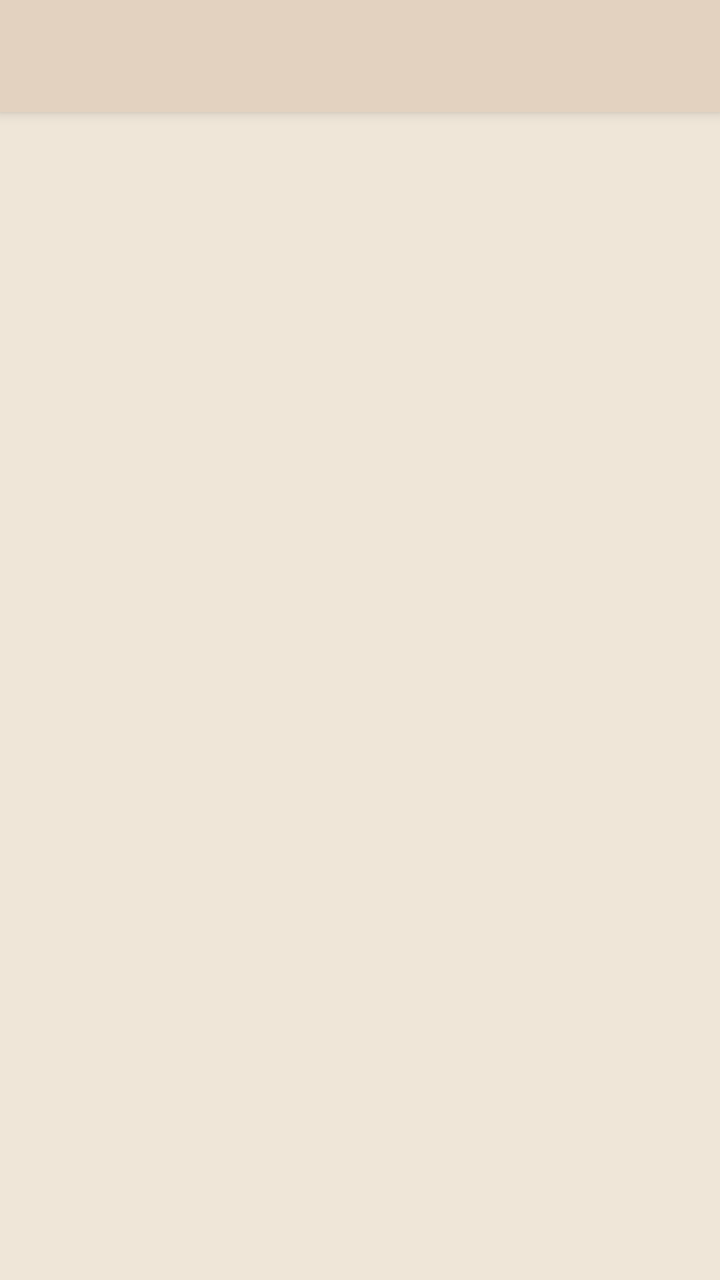
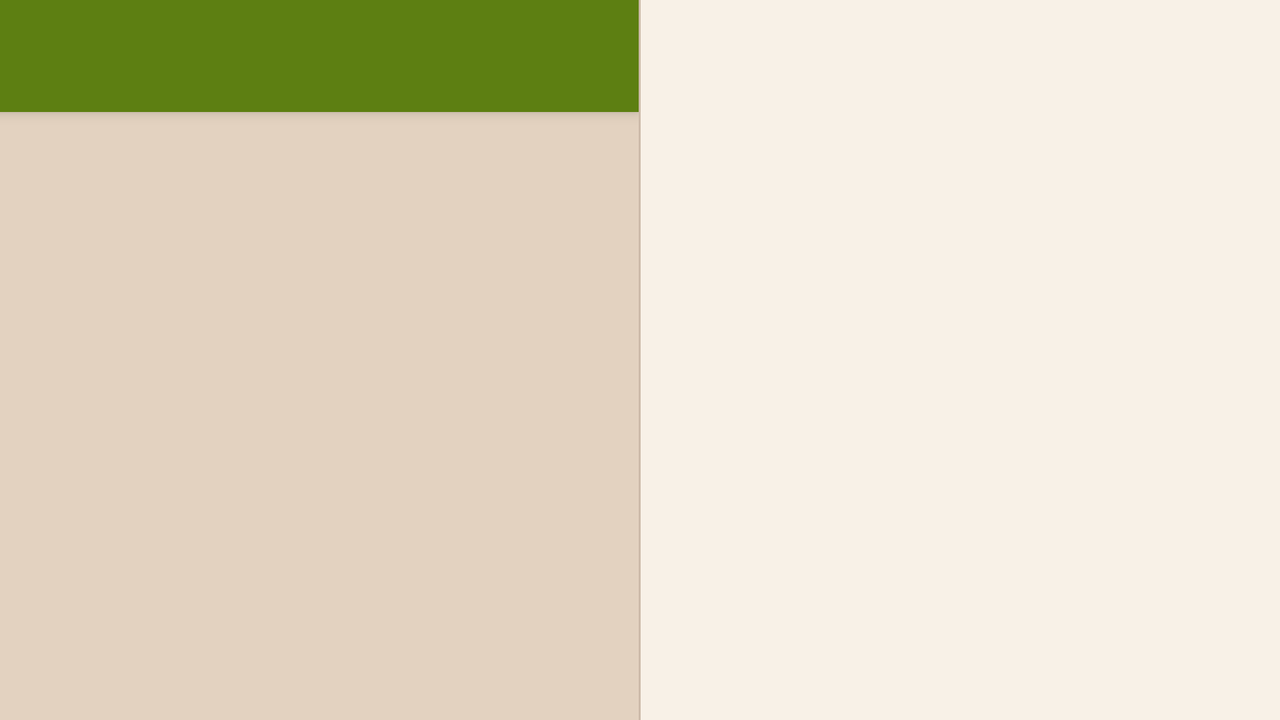

The same Android screen from two of the app's own layout files: first res/layout/ as a phone draws it, then the repository's variant for another configuration, drawn on a device whose configuration selects that folder. Both files follow.
<!-- AndroidManifest.xml: application theme Theme.TheSpice -->
<!-- res/layout/activity_bar_detail.xml -->
<?xml version="1.0" encoding="utf-8"?>
<androidx.coordinatorlayout.widget.CoordinatorLayout
    xmlns:android="http://schemas.android.com/apk/res/android"
    xmlns:app="http://schemas.android.com/apk/res-auto"
    android:layout_width="match_parent"
    android:layout_height="match_parent"
    android:background="@color/colorBackground"
    android:fitsSystemWindows="true">

    <com.google.android.material.appbar.AppBarLayout
        android:id="@+id/appbar_detail"
        android:layout_width="match_parent"
        android:layout_height="wrap_content"
        android:theme="@style/ThemeOverlay.TheSpice.Toolbar">

        <androidx.appcompat.widget.Toolbar
            android:id="@+id/toolbar_detail"
            android:layout_width="match_parent"
            android:layout_height="?attr/actionBarSize"
            android:background="@color/colorSurfaceSoft"
            app:titleTextAppearance="@style/TextAppearance.TheSpice.ToolbarTitle"
            app:titleTextColor="@color/colorTextPrimary"
            app:navigationIconTint="@color/colorTextPrimary"
            app:popupTheme="@style/ThemeOverlay.TheSpice.Popup" />

    </com.google.android.material.appbar.AppBarLayout>

    <FrameLayout
        android:id="@+id/fragment_container_detail"
        android:layout_width="match_parent"
        android:layout_height="match_parent"
        android:background="@color/colorBackground"
        app:layout_behavior="@string/appbar_scrolling_view_behavior" />

</androidx.coordinatorlayout.widget.CoordinatorLayout>
<!-- resources referenced by this layout -->
<resources>
  <color name="colorBackground">#EFE6D8</color>
  <color name="colorSurfaceSoft">#E3D2C0</color>
  <color name="colorTextPrimary">#4A3126</color>
  <style name="TextAppearance.TheSpice.ToolbarTitle" parent="TextAppearance.Widget.AppCompat.Toolbar.Title">
          <item name="android:textSize">24sp</item>
          <item name="android:textStyle">bold</item>
          <item name="android:textColor">?attr/colorOnSurface</item>
      </style>
  <style name="ThemeOverlay.TheSpice.Popup" parent="ThemeOverlay.AppCompat">
          <item name="android:colorBackground">@color/colorPopupBackground</item>
          <item name="android:popupBackground">@color/colorPopupBackground</item>
          <item name="android:textColorPrimary">@color/colorPopupText</item>
          <item name="android:textColorSecondary">@color/colorPopupText</item>
          <item name="colorControlNormal">@color/colorPopupText</item>
      </style>
  <style name="ThemeOverlay.TheSpice.Toolbar" parent="ThemeOverlay.MaterialComponents.ActionBar">
          <item name="colorControlNormal">@color/colorTextPrimary</item>
          <item name="android:textColorPrimary">@color/colorTextPrimary</item>
          <item name="android:textColorSecondary">@color/colorTextSecondary</item>
      </style>
  <style name="Theme.TheSpice" parent="Theme.MaterialComponents.DayNight.NoActionBar">
  
          
          <item name="colorPrimary">@color/colorPrimary</item>
          <item name="colorPrimaryVariant">@color/colorPrimaryDark</item>
          <item name="colorSecondary">@color/colorSecondary</item>
          <item name="colorAccent">@color/colorSecondaryGlow</item>
  
          
          <item name="android:windowBackground">@color/colorBackground</item>
  
          
          <item name="android:statusBarColor">@color/colorBackground</item>
          <item name="android:navigationBarColor">@color/colorBackground</item>
          <item name="android:windowLightStatusBar">false</item>
          <item name="android:windowLightNavigationBar">false</item>
  
          <item name="popupMenuStyle">@style/Widget.TheSpice.PopupMenu</item>
          <item name="android:popupMenuStyle">@style/Widget.TheSpice.PopupMenu</item>
          <item name="actionOverflowMenuStyle">@style/Widget.TheSpice.PopupMenu</item>
  
  
  
          
          <item name="android:textColorPrimary">@color/colorTextPrimary</item>
          <item name="android:textColorSecondary">@color/colorTextSecondary</item>
  
          
          <item name="android:fontFamily">sans</item>
  
          
          <item name="colorSurface">@color/colorSurface</item>
          <item name="colorSurfaceVariant">@color/colorSurfaceSoft</item>
          <item name="colorOnSurface">@color/colorTextPrimary</item>
          <item name="colorOnSurfaceVariant">@color/colorTextSecondary</item>
          <item name="colorOnPrimary">@color/colorBackground</item>
          <item name="colorOnSecondary">@color/colorTextPrimary</item>
          <item name="colorOnError">@color/colorBackground</item>
          <item name="colorOutline">@color/colorDivider</item>
  
      </style>
  <color name="colorPopupBackground">#EADBCB</color>
  <color name="colorPopupText">#4A3126</color>
  <color name="colorTextSecondary">#7A665A</color>
  <color name="colorPrimary">#5D7F12</color>
  <color name="colorPrimaryDark">#2F4308</color>
  <color name="colorSecondary">#C85A22</color>
  <color name="colorSecondaryGlow">#E4772B</color>
  <style name="Widget.TheSpice.PopupMenu" parent="Widget.AppCompat.PopupMenu">
          <item name="android:popupBackground">@color/colorPopupBackground</item>
          <item name="android:itemTextAppearance">@style/TextAppearance.TheSpice.PopupMenu</item>
      </style>
  <color name="colorSurface">#F8F1E7</color>
  <color name="colorDivider">#CDBBAA</color>
  <style name="TextAppearance.TheSpice.PopupMenu" parent="TextAppearance.AppCompat.Widget.PopupMenu.Large">
          <item name="android:textColor">@color/colorPopupText</item>
      </style>
</resources>
<!-- res/layout-land/activity_bar_detail.xml (the repository's variant of the layout above) -->
<!-- drawn on the phone turned sideways -->
<?xml version="1.0" encoding="utf-8"?>
<LinearLayout
    xmlns:android="http://schemas.android.com/apk/res/android"
    xmlns:app="http://schemas.android.com/apk/res-auto"
    android:layout_width="match_parent"
    android:layout_height="match_parent"
    android:orientation="horizontal">

    <androidx.coordinatorlayout.widget.CoordinatorLayout
        android:layout_width="0dp"
        android:layout_height="match_parent"
        android:layout_weight="1">

        <com.google.android.material.appbar.AppBarLayout
            android:id="@+id/appbar_detail"
            android:layout_width="match_parent"
            android:layout_height="wrap_content">

            <androidx.appcompat.widget.Toolbar
                android:id="@+id/toolbar_detail"
                android:layout_width="match_parent"
                android:layout_height="?attr/actionBarSize"
                android:background="?attr/colorPrimary"
                app:titleTextColor="?attr/colorOnPrimary"
                app:popupTheme="@style/ThemeOverlay.MaterialComponents.Light"/>

        </com.google.android.material.appbar.AppBarLayout>

        
        <FrameLayout
            android:id="@+id/map_container_landscape"
            android:layout_width="match_parent"
            android:layout_height="match_parent"
            android:background="?attr/colorSurfaceVariant"
            app:layout_behavior="@string/appbar_scrolling_view_behavior"/>

    </androidx.coordinatorlayout.widget.CoordinatorLayout>
    <View
        android:layout_width="1dp"
        android:layout_height="match_parent"
        android:background="?attr/colorOutline"/>

    <FrameLayout
        android:id="@+id/fragment_container_detail"
        android:layout_width="0dp"
        android:layout_height="match_parent"
        android:layout_weight="1"
        android:background="?attr/colorSurface"/>

</LinearLayout>
<!-- resources referenced by the variant -->
<!-- as the phone turned sideways resolves them -->
<resources>
  <style name="Theme.TheSpice" parent="Theme.MaterialComponents.DayNight.NoActionBar">
  
          
          <item name="colorPrimary">@color/colorPrimary</item>
          <item name="colorPrimaryVariant">@color/colorPrimaryDark</item>
          <item name="colorSecondary">@color/colorSecondary</item>
          <item name="colorAccent">@color/colorSecondaryGlow</item>
  
          
          <item name="android:windowBackground">@color/colorBackground</item>
  
          
          <item name="android:statusBarColor">@color/colorBackground</item>
          <item name="android:navigationBarColor">@color/colorBackground</item>
          <item name="android:windowLightStatusBar">false</item>
          <item name="android:windowLightNavigationBar">false</item>
  
          <item name="popupMenuStyle">@style/Widget.TheSpice.PopupMenu</item>
          <item name="android:popupMenuStyle">@style/Widget.TheSpice.PopupMenu</item>
          <item name="actionOverflowMenuStyle">@style/Widget.TheSpice.PopupMenu</item>
  
  
  
          
          <item name="android:textColorPrimary">@color/colorTextPrimary</item>
          <item name="android:textColorSecondary">@color/colorTextSecondary</item>
  
          
          <item name="android:fontFamily">sans</item>
  
          
          <item name="colorSurface">@color/colorSurface</item>
          <item name="colorSurfaceVariant">@color/colorSurfaceSoft</item>
          <item name="colorOnSurface">@color/colorTextPrimary</item>
          <item name="colorOnSurfaceVariant">@color/colorTextSecondary</item>
          <item name="colorOnPrimary">@color/colorBackground</item>
          <item name="colorOnSecondary">@color/colorTextPrimary</item>
          <item name="colorOnError">@color/colorBackground</item>
          <item name="colorOutline">@color/colorDivider</item>
  
      </style>
  <color name="colorPrimary">#5D7F12</color>
  <color name="colorPrimaryDark">#2F4308</color>
  <color name="colorSecondary">#C85A22</color>
  <color name="colorSecondaryGlow">#E4772B</color>
  <color name="colorBackground">#EFE6D8</color>
  <style name="Widget.TheSpice.PopupMenu" parent="Widget.AppCompat.PopupMenu">
          <item name="android:popupBackground">@color/colorPopupBackground</item>
          <item name="android:itemTextAppearance">@style/TextAppearance.TheSpice.PopupMenu</item>
      </style>
  <color name="colorTextPrimary">#4A3126</color>
  <color name="colorTextSecondary">#7A665A</color>
  <color name="colorSurface">#F8F1E7</color>
  <color name="colorSurfaceSoft">#E3D2C0</color>
  <color name="colorDivider">#CDBBAA</color>
  <color name="colorPopupBackground">#EADBCB</color>
  <style name="TextAppearance.TheSpice.PopupMenu" parent="TextAppearance.AppCompat.Widget.PopupMenu.Large">
          <item name="android:textColor">@color/colorPopupText</item>
      </style>
  <color name="colorPopupText">#4A3126</color>
</resources>
